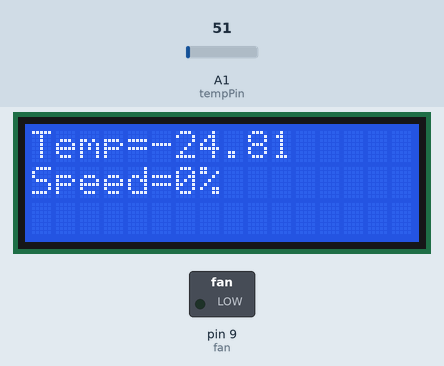
Recording of a sketch running on a simulated Arduino Uno, built with avr-gcc and run on an emulated ATmega328P. Parts: 16×3 character LCD, switched loads named in the sketch (green lamp = pin HIGH). Inputs (shaded band) come from the test bench; at power-on: A1 (tempPin) = 51.

Above: at 6.1 s.
6.2 s: A1 (tempPin) set to 61
At 7.4 s:
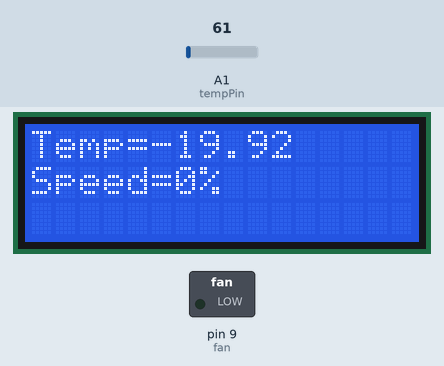
7.7 s: A1 (tempPin) set to 71
At 8.6 s:
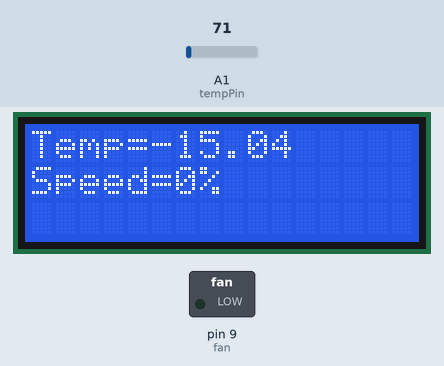
9.2 s: A1 (tempPin) set to 86
At 9.9 s:
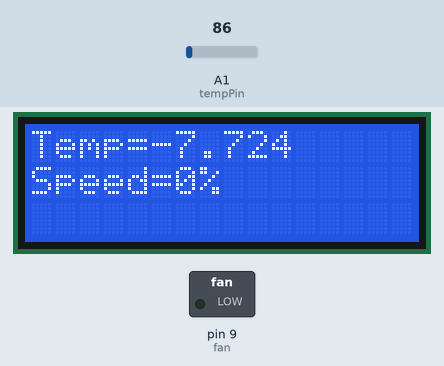
Timing chart, 0 to 12.2 s (numbered marks = the images above; inputs shaded):
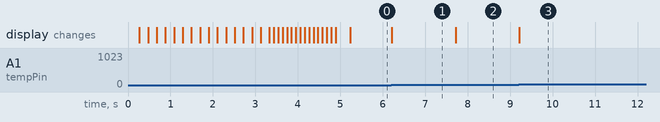

Measured:
- after the input at 6.2 s, the display: changes at once (image 1)
- after the input at 7.7 s, the display: changes at once (image 2)
- after the input at 9.2 s, the display: changes at once (image 3)

The sketch:

temperature_controlled_fan1.ino
```cpp
//including the library
#include <LiquidCrystal.h>

LiquidCrystal lcd(12,11,5,4,3,2);

float temp;
int tempPin=A1;
int speed;
#define fan 9

void setup()
{
  //Fan Pin 9 for output
  pinMode (fan,OUTPUT);
  //Setting Lcd rows and coloumns
  lcd.begin(16,3);
  int i,j;

  for(j=0;j<16;j++)
    {lcd.setCursor(j,0);
    lcd.print("Made By Shuvo");
     delay(200);
     lcd.clear();
   }
  for(j=16;j>0;j--)
    {lcd.setCursor(j,1);
    lcd.print("Made By Shuvo");
     delay(100);
     lcd.clear();

   }
 lcd.clear();

}

void disp()

{	temp=analogRead(tempPin);
  	temp=temp*0.48828125-49.71;

 	lcd.setCursor(0,0);
 	lcd.print("Temp=");
 	lcd.setCursor(5,0);
 	lcd.print(temp);
    speed=temp/30*100;
 if(speed>100)
   speed=100;
 if(temp<0)
   speed=0;

 lcd.setCursor(0,1);
  lcd.print("Speed=");
 lcd.setCursor(6,1);
  lcd.print(speed);
 if(speed<100)
 {lcd.setCursor(8,1);
  lcd.print("% ");}
 if(speed<10)
 {lcd.setCursor(7,1);
  lcd.print("%  ");}
if(speed==100)
 {lcd.setCursor(9,1);
  lcd.print("%");}
}


void loop()
{	disp();
  if (temp<20)
    digitalWrite(fan,LOW);
  else if(temp<=22)
    digitalWrite(fan,HIGH);
  else if(temp<=24)
      digitalWrite(fan,HIGH);//add pwm control for speed
  else if(temp<=26)
      digitalWrite(fan,HIGH);
  else if(temp<=28)
      digitalWrite(fan,HIGH);
  else if(temp>=30)
      digitalWrite(fan,HIGH);
  }

    
```
